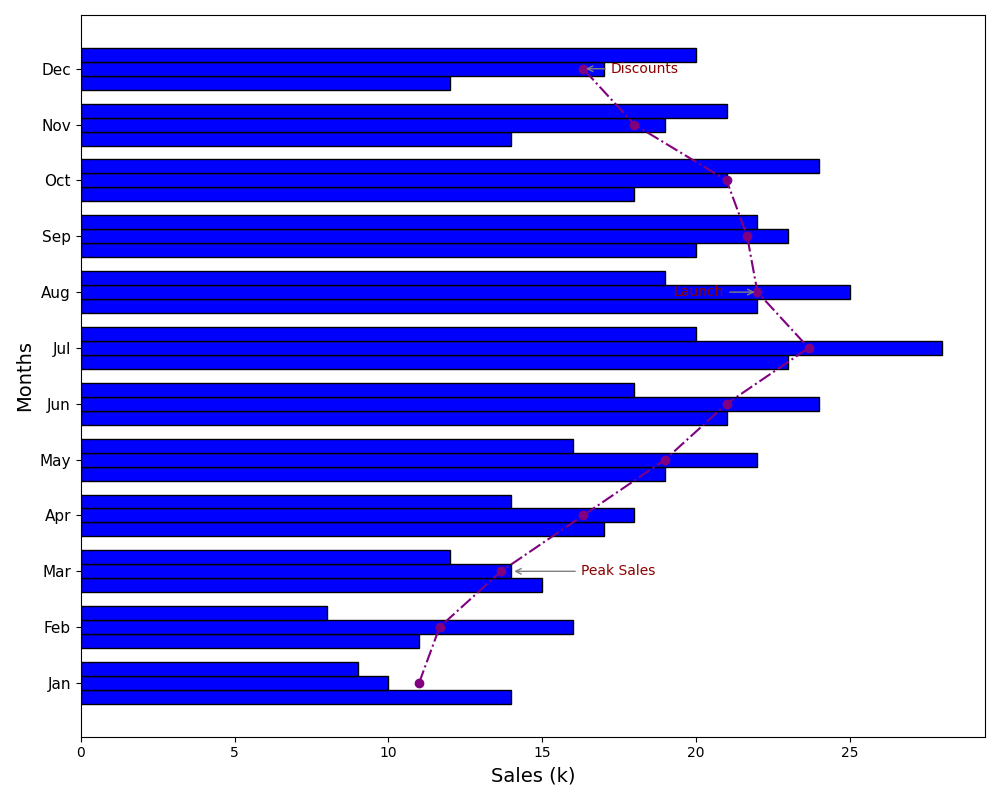

Generate this figure with Python:
import matplotlib.pyplot as plt
import numpy as np

months = np.array([
    'Jan', 'Feb', 'Mar', 'Apr', 'May', 'Jun',
    'Jul', 'Aug', 'Sep', 'Oct', 'Nov', 'Dec'
])

# Randomly alter the sales data, while maintaining the same structure
product_A_sales = np.array([14, 11, 15, 17, 19, 21, 23, 22, 20, 18, 14, 12])
product_B_sales = np.array([10, 16, 14, 18, 22, 24, 28, 25, 23, 21, 19, 17])
product_C_sales = np.array([9, 8, 12, 14, 16, 18, 20, 19, 22, 24, 21, 20])

y_positions = np.arange(len(months))
bar_height = 0.25

fig, ax = plt.subplots(figsize=(10, 8))

ax.barh(y_positions - bar_height, product_A_sales, height=bar_height, color='blue', edgecolor='black')
ax.barh(y_positions, product_B_sales, height=bar_height, color='blue', edgecolor='black')
ax.barh(y_positions + bar_height, product_C_sales, height=bar_height, color='blue', edgecolor='black')

annotations = {
    'Mar': ('Peak Sales', (50, 0)),
    'Aug': ('Launch', (-60, 0)),
    'Dec': ('Discounts', (20, 0))
}

for month, (text, offset) in annotations.items():
    index = np.where(months == month)[0][0]
    target_sales = product_B_sales[index] if month == 'Mar' else sum([
        product_A_sales[index], product_B_sales[index], product_C_sales[index]
    ]) / 3.0
    ax.annotate(
        text, 
        (target_sales, y_positions[index]), 
        xytext=offset, 
        textcoords='offset points', 
        arrowprops=dict(arrowstyle='->', color='grey'),
        va='center', fontsize=10, color='darkred'
    )

ax.set_ylabel("Months", fontsize=14)
ax.set_xlabel("Sales (k)", fontsize=14)
ax.set_yticks(y_positions)
ax.set_yticklabels(months, fontsize=11)

average_sales = (product_A_sales + product_B_sales + product_C_sales) / 3
ax.plot(average_sales, y_positions, color='purple', linestyle='-.', marker='o', linewidth=1.5)

plt.tight_layout()
plt.show()
